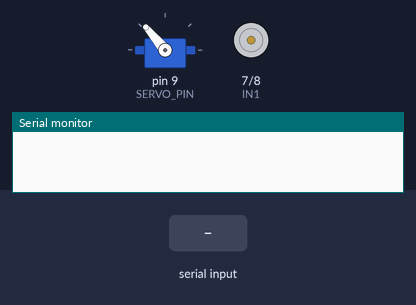
Simulated run of this sketch. Board: Arduino Uno, built with avr-gcc and run on an emulated ATmega328P. On the bench: servo, motor-driver pin pairs drawn as motors (green arrow = first pin HIGH = forward, orange = second pin HIGH = backward, longer = more drive, scaled by the enable pin), the last lines printed to the serial monitor. The inputs (shaded band) are chosen by the test bench.

Above: at 1.2 s.
1.3 s: "90,45\n" received over Serial
At 2.3 s:
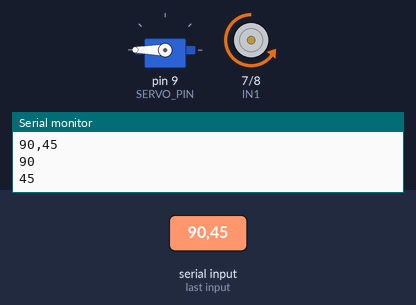
2.8 s: "30,150\n" received over Serial
At 3.5 s:
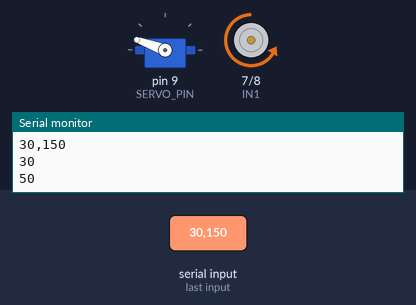
4.3 s: "5\n" received over Serial
At 5.5 s:
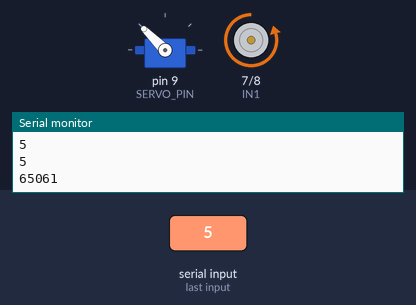
5.8 s: "200\n" received over Serial
At 6.8 s:
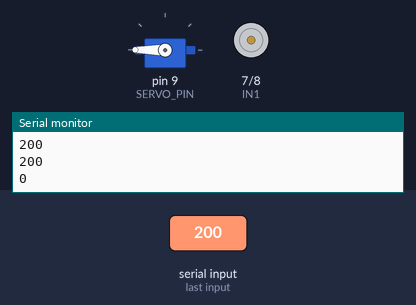
Timing chart, 0 to 8.3 s (numbered marks = the images above; inputs shaded):
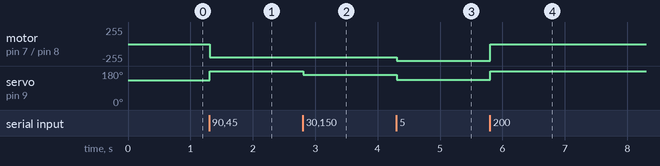

The sketch:

mini_car_motion.ino
```cpp
/*
 *  Motion Uno code done
 * Protocol: [+-,#,#,:,#,#]
 * Steering angle (-45,+45) : Throttle percentage (00,99)
 * !Need to send two digits for throttle percentage
 * Robert Box
 */

#include <PWMServo.h>


#define IN1 7
#define IN2 8
#define ENA 5       //  ENA pin
#define MESSAGE_LENGTH 16

#define FRONT 130 // MAX 180,       // steering to front
int SHARP_RIGHT=FRONT+50; // max +50
int SHARP_LEFT=FRONT-45; // max -45
int  RIGHT=FRONT+10;
int  LEFT=FRONT-10;

#define DELAY_TIME 1000

#define LFSensor_0 A0  //OLD D3
#define LFSensor_1 A1
#define LFSensor_2 A2
#define LFSensor_3 A3
#define LFSensor_4 A4  //OLD D10


#define SLOW_SPEED 150 // at 150 does not start moving on its own
#define FAST_SPEED 250 // maximum speed
#define MID_SPEED 200
#define SERVO_PIN    9  //servo connect to D3

PWMServo head;
/*motor control*/
void go_Back(int speed)  //Forward
{

  digitalWrite(IN1, HIGH);
  digitalWrite(IN2,LOW);
   analogWrite(ENA,speed);
}

void go_Advance(int throttle_percentage)
{

  digitalWrite(IN1, LOW);
  digitalWrite(IN2,HIGH);
  unsigned int pwm = throttle_percentage + 150;
  if(pwm > FAST_SPEED) {
    pwm = FAST_SPEED;
  }
  if(pwm < SLOW_SPEED && pwm != 150) {
    pwm = SLOW_SPEED;
  }
  if(pwm == 150) {
    pwm = 0;
  }
  analogWrite(ENA,pwm);
}

void turn(int steering_angle)
{
  unsigned int adjusted_angle = steering_angle + 130;
  if (adjusted_angle > 180) {
    adjusted_angle = 180;
  }
  if (adjusted_angle < 85) {
    adjusted_angle = 85;
  }
  head.write(adjusted_angle);

}

void stop_Stop()    //Stop
{

  digitalWrite(IN1, LOW);
  digitalWrite(IN2,LOW);

  analogWrite(ENA,0);
}


void setup() {

  pinMode(ENA, OUTPUT);
  pinMode(IN1, OUTPUT);
  pinMode(IN2, OUTPUT);


  head.attach(SERVO_PIN);
  turn(0);
  stop_Stop();
  Serial.begin(9600);
  while (!Serial){
  ;
}

}


void loop() {
  auto_tracking();
}

void auto_tracking(){
  while(Serial.available()>0) {
    static char buffer[MESSAGE_LENGTH];
    static unsigned int position = 0;
    char inByte = Serial.read();

    if(inByte != '\n') {  // && (position < MESSAGE_LENGTH-1)
      buffer[position] = inByte;
      position++;
    } else {
      buffer[position] = '\0';
      Serial.println(buffer);

      int steering = atoi(buffer);
      Serial.println(steering);
      turn(steering);
      unsigned int throttle_percentage = buffer[position-2]*10-480+buffer[position-1]-48;
      Serial.println(throttle_percentage);
      go_Advance(throttle_percentage);
      position = 0;
    }
  }
}
```

Measured:
- after the input at 1.3 s, motor on pin 7 (IN1) / pin 8 (IN2): stopped → backward 195/255 at once; servo on pin 9 (SERVO_PIN): 130° → 180° at once
- after the input at 2.8 s, motor on pin 7 (IN1) / pin 8 (IN2): backward 195/255 → backward 200/255 at once; servo on pin 9 (SERVO_PIN): 180° → 160° at once
- after the input at 4.3 s, motor on pin 7 (IN1) / pin 8 (IN2): backward 200/255 → backward 250/255 at once; servo on pin 9 (SERVO_PIN): 160° → 135° at once
- after the input at 5.8 s, motor on pin 7 (IN1) / pin 8 (IN2): backward 250/255 → stopped at once; servo on pin 9 (SERVO_PIN): 135° → 180° at once
